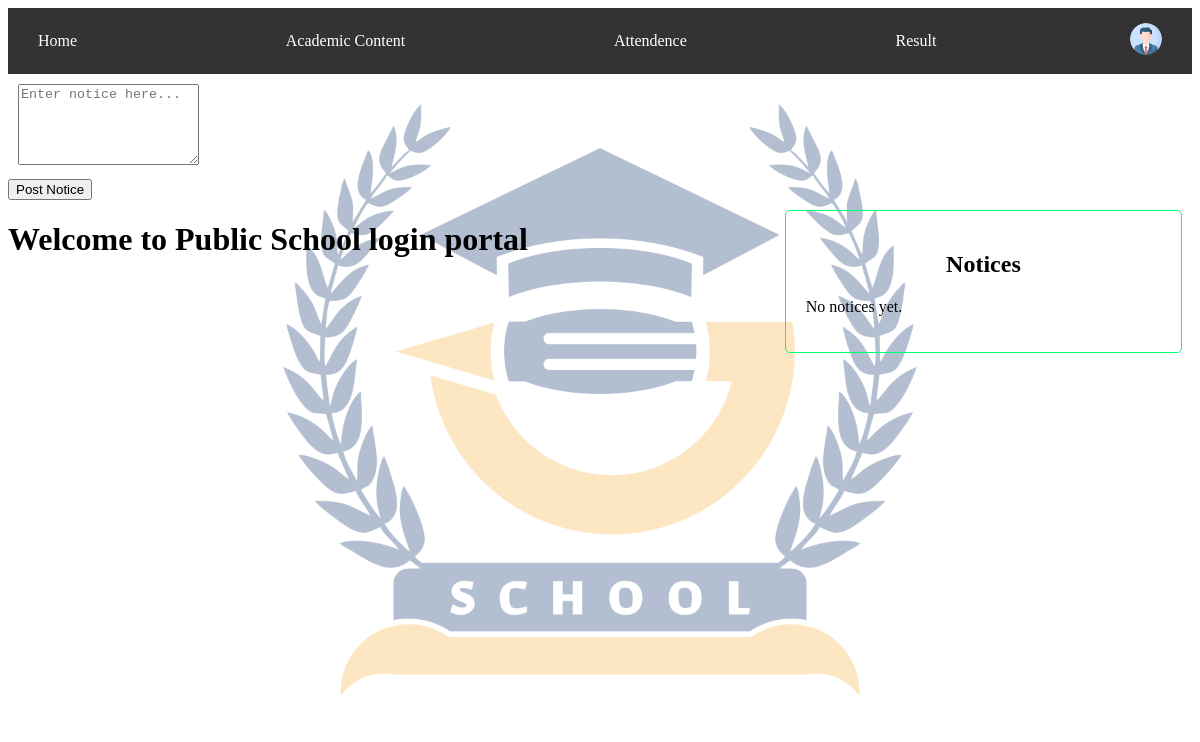
The app's page / (signed in), older data.
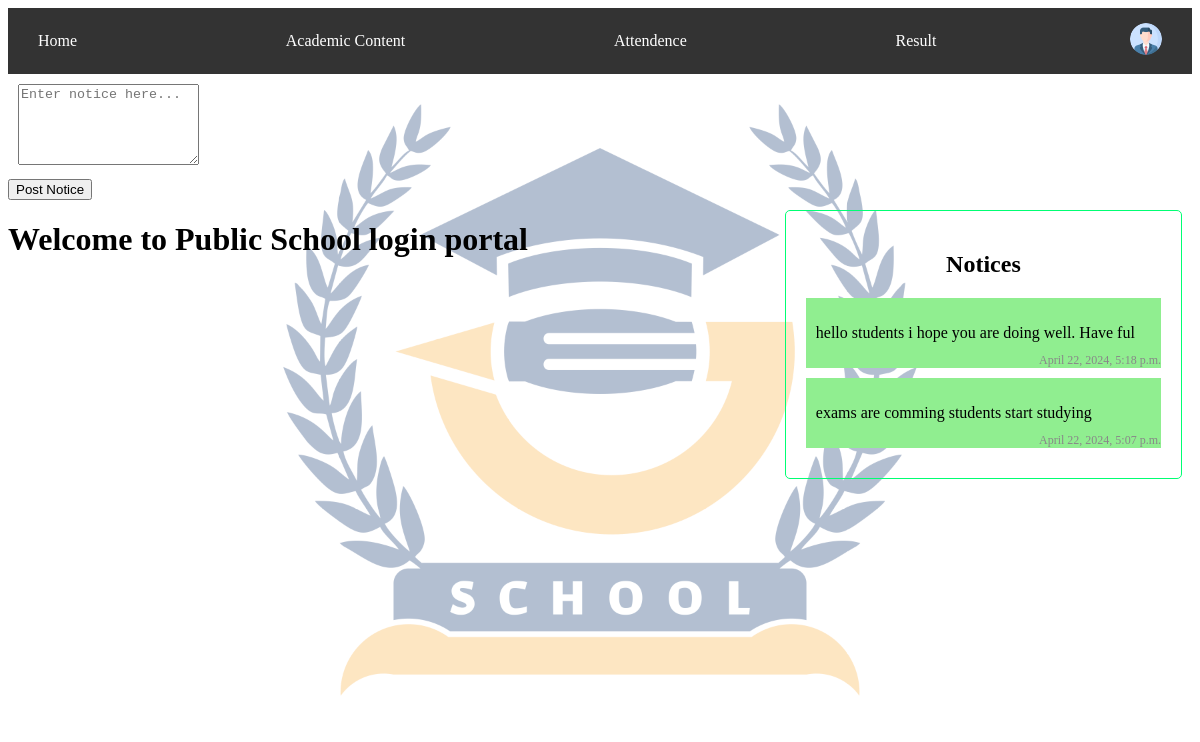
The same page, newer data.
### home/models.py (models this page shows, shortened)
class Notice(models.Model):
    notice_text = models.CharField(max_length=200)
    created_at = models.DateTimeField(auto_now_add=True)
    class Meta:
        ordering = ['-created_at']

### home/views.py (the view)
# urls.py: 2. Add a URL to urlpatterns:  path('', views.home, name='home')
@login_required
def home(request):
    if request.method == 'POST':
        notice_text = request.POST['notice']
        Notice.objects.create(notice_text=notice_text, created_at=datetime.date.today())
    notices = Notice.objects.all()
    return render(request, 'home.html', {'notices': notices})

### home/templates/home.html (shortened to what this page needs)
{% extends 'main_home_template.html' %}
{% block contents %}
  {% if user.is_staff %}
    <form method="post" style="align-items: center;">
      <textarea type="text" name="notice" rows="5" style="margin: 10px;" placeholder="Enter notice here..."></textarea><br>
      <button type="submit">Post Notice</button>
    </form>
  {% endif %}
  <div class="notices">
    <div class="notice-heading">
      <h2>Notices</h2>
    </div>
    {% for notice in notices %}
      <div class="notice">
        <p>{{ notice.notice_text }}</p>
        <small>{{ notice.created_at }}</small>
      </div>
    {% empty %}
      <p>No notices yet.</p>
    {% endfor %}
  </div>
  <div class="main-content">
    <h1>Welcome to Public School login portal </h1>
  </div>
{% endblock %}

### home/templates/main_home_template.html (shortened to what this page needs)
{% load static %}
<!DOCTYPE html>
<html lang="en">
<head>
  <link rel="stylesheet" href="{% static 'css/main_home.css' %}">
</head>
<body>
  <div id="nav_bar">
    <div class="nav_item" onclick="location.href = '/'">Home</div>
    <div class="nav_item" onclick="location.href = '/academic'">Academic Content</div>
    <div class="nav_item" onclick="location.href = '/attendence'">Attendence</div>
    <div class="nav_item" onclick="location.href = '/result'">Result</div>
    <div class="user_icon" tabindex="1">
      <img src="{% static 'img/profile.png' %}">
    </div>
  </div>
  <div id="back"></div>
    {% block contents %}
    {% endblock %}
</body>
</html>

### static/css/main_home.css (style rules this page uses)
#nav_bar { display: flex; justify-content: space-between; align-items: center; padding: 15px; background-color: #333; color: white; }
#back { background-position: center center; background-size: contain; background-repeat: no-repeat; background-attachment: fixed; height: 80vh; width: 80vw; position: absolute; opacity: 0.3; z-index: -3; }
.nav_item { margin: 0 15px; cursor: pointer; }
.user_icon { position: relative; margin-right: 15px; cursor: pointer; }
.user_icon img { width: 32px; height: 32px; border-radius: 50%; }

### home/templates/home.html (style rules this page uses)
.notices { float: right; width: 30%; padding: 20px; border: 1px solid #00ff73; border-radius: 5px; margin: 10px; }
.notice-heading { text-align: center; margin-bottom: 20px; }
.notice { margin-bottom: 10px; padding: 10px; background-color: lightgreen; position: relative; }
.notice small { position: absolute; bottom: 0; right: 0; font-size: 12px; color: #888; }

Row changes from the older to the newer data that the page shows:
added Notice: notice_text "hello students i hope you are doing well. Have ful", created_at "April 22, 2024, 5:18 p.m."
added Notice: notice_text "exams are comming students start studying", created_at "April 22, 2024, 5:07 p.m."
Text that changed along with them:
text no longer shown: "No notices yet."
